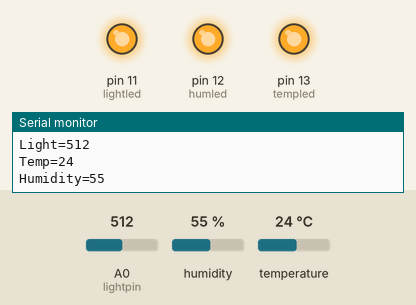
Recording of a sketch running on a simulated Arduino Uno, built with avr-gcc and run on an emulated ATmega328P. On the bench: output pins drawn as LEDs (lit = HIGH), the last lines printed to the serial monitor. Inputs (shaded band) come from the test bench; at power-on: humidity 55 %, A0 (lightpin) = 512, temperature 24 °C.

Above: at 1.8 s.
1.9 s: humidity set to 42 %
3.4 s: humidity set to 39 %
At 4.6 s:
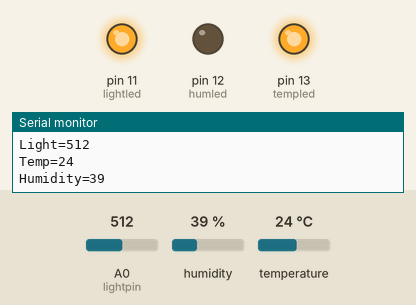
5.6 s: A0 (lightpin) set to 589
7.3 s: A0 (lightpin) set to 616
At 8.8 s:
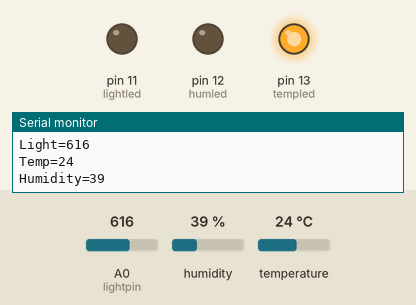
9.7 s: temperature set to 21 °C
At 10.8 s:
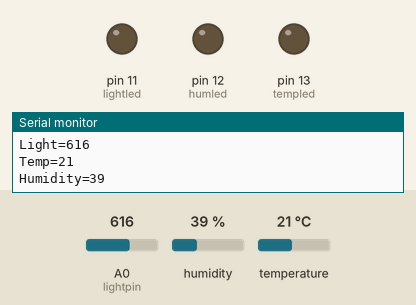
11.7 s: A0 (lightpin) set to 590
At 12.9 s:
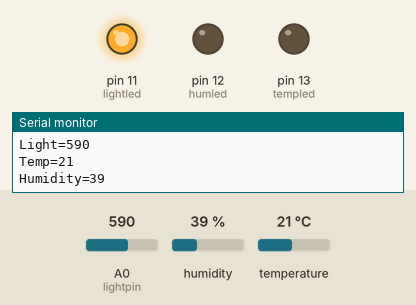
Timing chart, 0 to 14.7 s (numbered marks = the images above; inputs shaded):
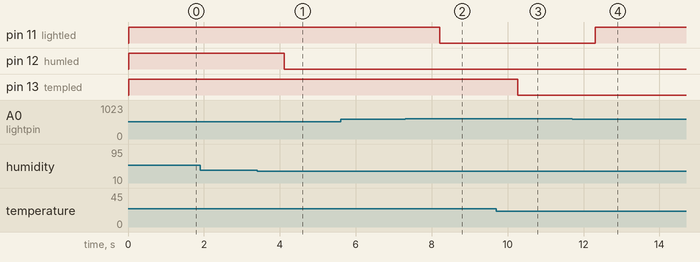

Measured:
- the behaviour switches between 41 and 40 % on humidity (found by bisection; images 0 and 1)
- the behaviour switches between 599 and 600 on A0 (lightpin) (found by bisection; images 1 and 2)
- the behaviour switches between 23 and 22 °C on temperature (found by bisection; images 2 and 3)
- after the input at 3.4 s, pin 12 (humled): HIGH → LOW after 0.72 s
- after the input at 7.3 s, pin 11 (lightled): HIGH → LOW after 0.92 s
- after the input at 9.7 s, pin 13 (templed): HIGH → LOW after 0.56 s
- after the input at 11.7 s, pin 11 (lightled): LOW → HIGH after 0.61 s

The sketch:

PlantMonitor.ino
```cpp
//get DHT sensor ready
#include <dht11.h>
dht11 DHT;
//set pin numbers
const int dht11_data = 6;
int lightpin = 0;
int templed = 13;
int humled = 12;
int lightled = 11;
//initialize variables
int light = 0;
int temp=0;
int hum=0;

void setup()
{
  Serial.begin(9600);
  pinMode(templed, OUTPUT);
  pinMode(humled, OUTPUT);
  pinMode(lightled, OUTPUT);
}
void loop()
{
  //initialize acceptable ranges
  double minTemp = 20;
  double maxTemp = 22;
  double minHum = 30;
  double maxHum = 40;
  double minLight = 600;

  DHT.read(dht11_data);
  //read and set sensor outputs
  light = analogRead(lightpin);
  temp=DHT.temperature;
  hum=DHT.humidity;
  //print light sensor output and adjust LED
  Serial.print("Light=");
  Serial.println(light);
  if(light < minLight){
    digitalWrite(lightled, HIGH);
  }
  else{
    digitalWrite(lightled, LOW);
  }
  //print temp sensor output and adjust LED
  Serial.print("Temp=");
  Serial.println(temp,DEC);
  if(temp < minTemp || temp > maxTemp){
    digitalWrite(templed, HIGH);
  }
  else{
    digitalWrite(templed, LOW);
  }
  //print humidity sensor output and adjust LED
  Serial.print("Humidity=");
  Serial.println(hum,DEC);
  if(hum < minHum || hum > maxHum){
    digitalWrite(humled, HIGH);
  }
  else{
    digitalWrite(humled, LOW);
  }
  //rerun the loop every 1s
  delay(1000);
}
```
